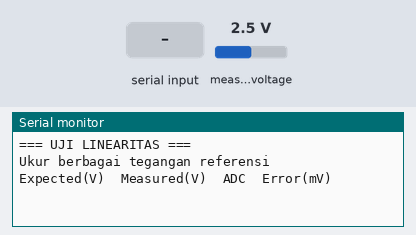
Bench run of a sketch on a simulated Arduino Uno, built with avr-gcc and run on an emulated ATmega328P. On the bench: the last lines printed to the serial monitor. Inputs (shaded band) come from the test bench; at power-on: measured voltage 2.5 V.

Above: at 1.2 s.
1.3 s: "90,45\n" received over Serial
At 4.0 s:
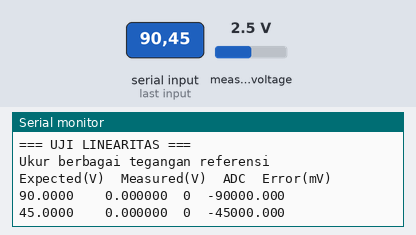
4.3 s: "30,150\n" received over Serial
At 8.2 s:
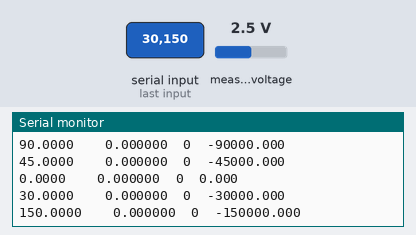
Timing chart, 0 to 9.7 s (numbered marks = the images above; inputs shaded):
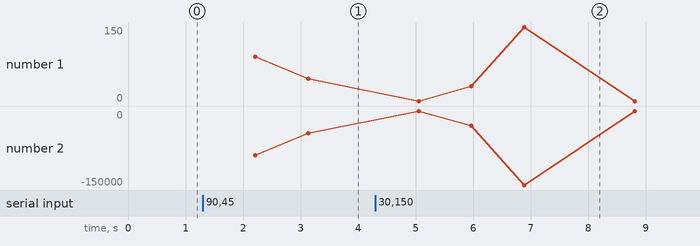

Measured:
- after the input at 1.3 s, the serial monitor: prints a new line after 0.92 s (image 1)
- after the input at 4.3 s, the serial monitor: prints a new line after 1.7 s (image 2)

The sketch:

sketch_jun20b.ino
```cpp
#include <Wire.h>
#include <Adafruit_ADS1X15.h>

Adafruit_ADS1115 ads;

void setup() {
  Serial.begin(115200);
  Wire.begin();
  ads.begin();
  ads.setGain(GAIN_TWOTHIRDS);

  Serial.println("=== UJI LINEARITAS ===");
  Serial.println("Ukur berbagai tegangan referensi");
  Serial.println("Expected(V)\tMeasured(V)\tADC\tError(mV)");
}

void loop() {
  // Input tegangan referensi dari user via Serial
  if(Serial.available()) {
    float expectedVoltage = Serial.parseFloat();

    // Rata-rata 100 sample
    long sum = 0;
    for(int i = 0; i < 100; i++) {
      sum += ads.readADC_SingleEnded(0);
      delay(1);
    }

    float avgADC = sum / 100.0;
    float measuredVoltage = (avgADC * 6.144) / 32767.0;
    float error = (measuredVoltage - expectedVoltage) * 1000.0; // dalam mV

    Serial.print(expectedVoltage, 4);
    Serial.print("\t\t");
    Serial.print(measuredVoltage, 6);
    Serial.print("\t");
    Serial.print((int)avgADC);
    Serial.print("\t");
    Serial.println(error, 3);
  }
}
```
